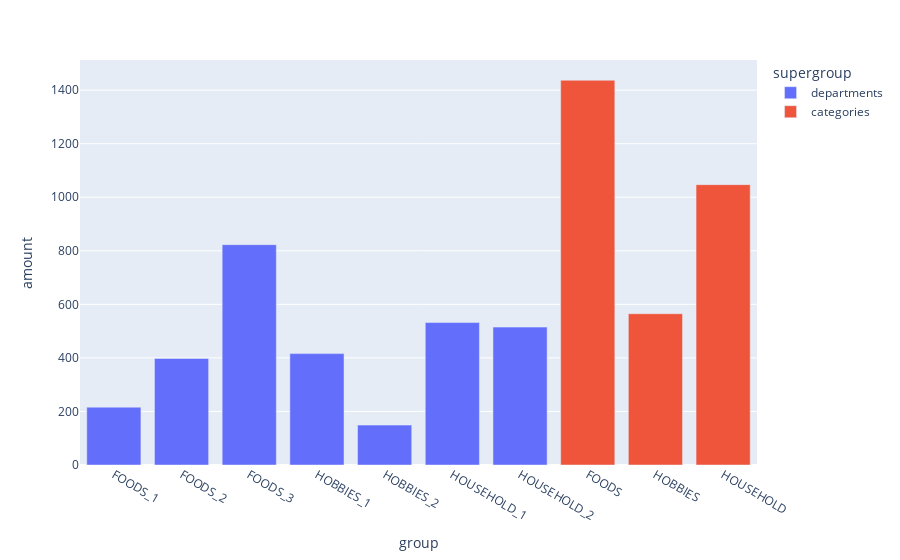

This figure's notebook cell:
### Markdown cell above
All stores sell all the products at some time, so different stores haven't chosen to stock different things.

### Code cell
# find the amount of each product type
dep_breakdown = \
(df
.groupby('item_id')
.first()
.groupby(['dept_id'])
.size()
.rename('amount')
.sort_index()
.to_frame()
.reset_index()
.rename(columns={'dept_id':'group'}))

cat_breakdown = \
(df
.groupby('item_id')
.first()
.groupby(['cat_id'])
.size()
.rename('amount')
.sort_index()
.to_frame()
.reset_index()
.rename(columns={'cat_id':'group'}))

breakdown = pd.concat(
    [dep_breakdown,cat_breakdown],
    keys=['departments','categories'],
    names=['supergroup'],
    axis=0).reset_index()

px.bar(breakdown, x='group', y='amount', color='supergroup')

### Figure 1 — Plotly figure (JSON) as saved in the notebook; plotly's stock layout.template omitted (floating-point values rounded to 4 significant figures)
{"data": [{"alignmentgroup": "True", "hoverlabel": {"namelength": 0}, "hovertemplate": "supergroup=departments<br>group=%{x}<br>amount=%{y}", "legendgroup": "departments", "marker": {"color": "#636efa"}, "name": "departments", "offsetgroup": "departments", "orientation": "v", "showlegend": true, "textposition": "auto", "type": "bar", "x": ["FOODS_1", "FOODS_2", "FOODS_3", "HOBBIES_1", "HOBBIES_2", "HOUSEHOLD_1", "HOUSEHOLD_2"], "xaxis": "x", "y": [216, 398, 823, 416, 149, 532, 515], "yaxis": "y"}, {"alignmentgroup": "True", "hoverlabel": {"namelength": 0}, "hovertemplate": "supergroup=categories<br>group=%{x}<br>amount=%{y}", "legendgroup": "categories", "marker": {"color": "#EF553B"}, "name": "categories", "offsetgroup": "categories", "orientation": "v", "showlegend": true, "textposition": "auto", "type": "bar", "x": ["FOODS", "HOBBIES", "HOUSEHOLD"], "xaxis": "x", "y": [1437, 565, 1047], "yaxis": "y"}], "layout": {"barmode": "relative", "legend": {"title": {"text": "supergroup"}, "tracegroupgap": 0}, "margin": {"t": 60}, "xaxis": {"anchor": "y", "domain": [0, 1], "title": {"text": "group"}}, "yaxis": {"anchor": "x", "domain": [0, 1], "title": {"text": "amount"}}}}
